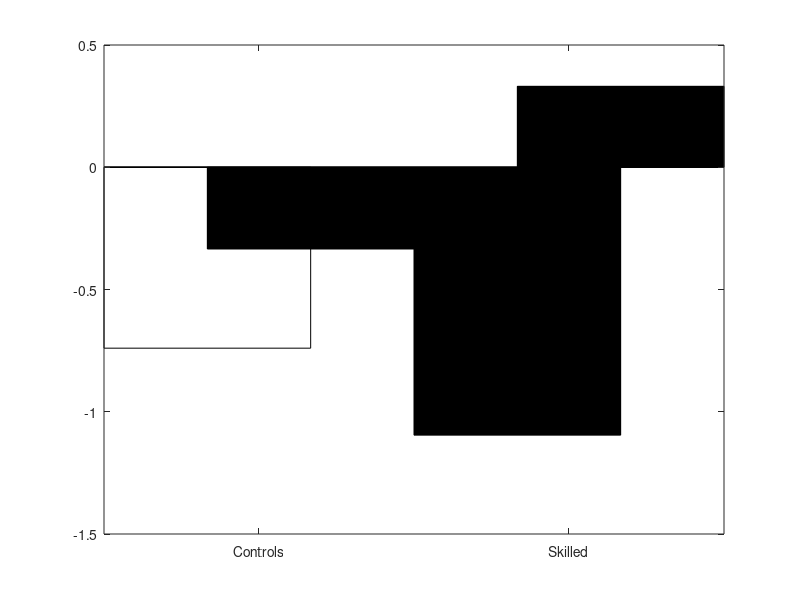

This chart was generated by the following MATLAB code: (Note: this script raises an error after producing the figure.)
clear all
% load data 

load('ERSPfeatures.mat')
colorC = [0.4 0.7 0.9];
colorS = [0.9 0.4 0.4];
colorComb = [0.8 0.6 0.9];
limitsY = [-3 1];
%% features
task1 = 1;
task2 = 2;


contrlsFeat = cM1_onset_mu(group == 1,[task1 task2]) 
skilledFeat = cM1_onset_mu(group == 2,[task1 task2]) 

meanMU = [mean(contrlsFeat) mean(skilledFeat)];
stdMU = [std(contrlsFeat)./sqrt(size(contrlsFeat,1)) std(skilledFeat)./sqrt(size(skilledFeat,1))];

figure; 
h1 = bar(1,meanMU(1),'BarWidth', 1,'FaceColor','flat'); hold on
h2 = bar(2,meanMU(2),'BarWidth', 1,'FaceColor','flat'); hold on
h3 = bar(4,meanMU(3),'BarWidth', 1,'FaceColor','flat'); hold on
h4 = bar(5,meanMU(4),'BarWidth', 1,'FaceColor','flat'); hold on

xticks([1.5 4.5])
xticklabels({'Controls', 'Skilled'})
% bar colors
h1.CData = colorC;
h2.CData(1,:)= colorC;
h3.CData(1,:) = colorS;
h4.CData(1,:)= colorS;

%% error bars
hold on;
er1 = errorbar(1,meanMU(1),stdMU(1),'.','LineWidth',2);  % <--- If you want 1 errorbar object
er1.Color = [0 0 0];
er2 = errorbar(2,meanMU(2),stdMU(2),'.','LineWidth',2);  % <--- If you want 1 errorbar object
er2.Color = [0 0 0];
er3 = errorbar(4,meanMU(3),stdMU(3),'.','LineWidth',2);  % <--- If you want 1 errorbar object
er3.Color = [0 0 0]
er4 = errorbar(5,meanMU(4),stdMU(4),'.','LineWidth',2);  % <--- If you want 1 errorbar object
er4.Color = [0 0 0];



% hatching
hatchfill2(h2,'single','HatchAngle',45,'hatchcolor','k','HatchLineWidth',2,'HatchDensity',5,'HatchDensity',15);
hatchfill2(h4,'single','HatchAngle',45,'hatchcolor','k','HatchLineWidth',2,'HatchDensity',5,'HatchDensity',15);

% limits 
ylim(limitsY)

%% FIG 10
limitsY = [-3 1];
multPlotsPaperFlex(cM1_onset_mu,group,task1, task2, colorC, colorS, limitsY);
multPlotsPaperFlex(cM1_onset_lb,group,task1, task2, colorC, colorS, limitsY);
multPlotsPaperFlex(cM1_offset_mu,group,task1, task2, colorC, colorS, limitsY);
multPlotsPaperFlex(cM1_offset_lb,group,task1, task2, colorC, colorS, limitsY);

%% FIG 12
limitsY = [-1.5 1];
multPlotsPaperFlex(cM1_onset_mu,group,2, 3, colorC, colorS, limitsY);
multPlotsPaperFlex(cM1_onset_lb,group,2, 3, colorC, colorS, limitsY);
multPlotsPaperFlex(cM1_offset_mu,group,2, 3, colorC, colorS, limitsY);
multPlotsPaperFlex(cM1_offset_lb,group,2, 3, colorC, colorS, limitsY);

%% FIG 14
limitsY = [-1.5 1];
multPlotsPaperFlex(cM1_onset_mu,group,2, 4, colorC, colorS, limitsY);
multPlotsPaperFlex(cM1_onset_lb,group,2, 4, colorC, colorS, limitsY);
multPlotsPaperFlex(cM1_offset_mu,group,2, 4, colorC, colorS, limitsY);
multPlotsPaperFlex(cM1_offset_lb,group,2, 4, colorC, colorS, limitsY);
